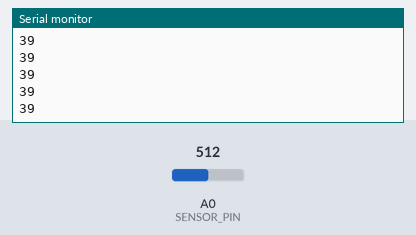
Bench run of a sketch on a simulated Arduino Uno, built with avr-gcc and run on an emulated ATmega328P. Shown: the last lines printed to the serial monitor. The inputs (shaded band) are chosen by the test bench; at power-on: A0 (SENSOR_PIN) = 512.

Above: at 1.2 s.
1.3 s: A0 (SENSOR_PIN) set to 716
At 1.32 s:
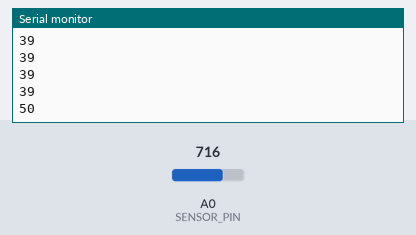
2.8 s: A0 (SENSOR_PIN) set to 900
At 2.82 s:
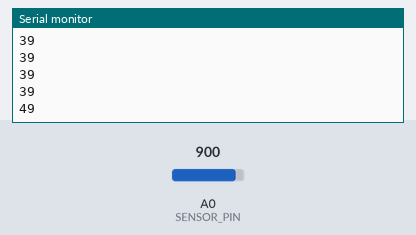
Timing chart, 0 to 5.8 s (numbered marks = the images above; inputs shaded):
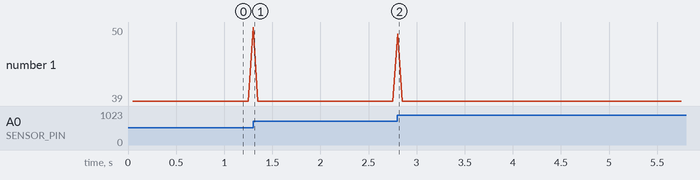

The sketch:

sketch_jun13a.ino
```cpp
#include <Wire.h>

const int sampleWindow = 50;                        // Sample window width in mS (50 mS = 20Hz)
unsigned int sample;

#define SENSOR_PIN A0


void setup() {
  // put your setup code here, to run once:
  pinMode (SENSOR_PIN, INPUT); // Set the signal pin as input
  Serial.begin(115200);
}

void loop() {
   unsigned long startMillis= millis();                   // Start of sample window
   float peakToPeak = 0;                                  // peak-to-peak level

   unsigned int signalMax = 0;                            //minimum value
   unsigned int signalMin = 1024;                         //maximum value

    while (millis() - startMillis < sampleWindow)
   {
      sample = analogRead(SENSOR_PIN);                    //get reading from microphone
      if (sample < 1024)                                  // toss out spurious readings
      {
         if (sample > signalMax)
         {
            signalMax = sample;                           // save just the max levels
         }
         else if (sample < signalMin)
         {
            signalMin = sample;                           // save just the min levels
         }
      }
   }

   peakToPeak = signalMax - signalMin;                    // max - min = peak-peak amplitude
   int db = map(peakToPeak,20,900,40,90);             //calibrate for deciBels
   Serial.println(db);

}
```

Measured:
- after the input at 1.3 s, the serial monitor: prints a new line at once (image 1)
- after the input at 2.8 s, the serial monitor: prints a new line at once (image 2)
